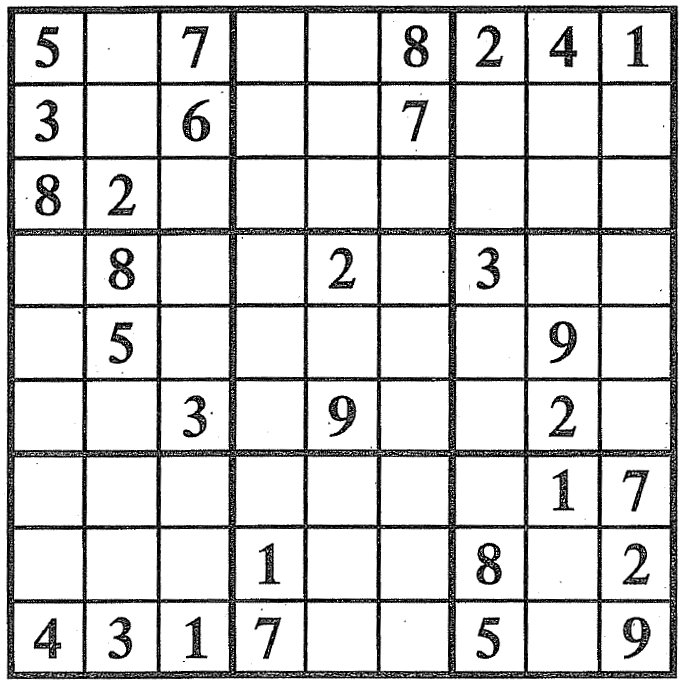
%> input picture SudokuSolver/4_Scanned2/scanned3.jpg, 687 x 685 px
$ octave part4.m   (GNU Octave 9; MATLAB toolbox functions it lacks are replaced by stand-ins)
%> lines starting %> are read from the running program, lines starting %| are printed output that depends on the picture; in (x1, y1, x2, y2) boxes, pixels count from 0 and x2, y2 are one past the last pixel; in counts of white or black regions, pixels touching at a corner belong together; the program's own positions count from 1
image = imread('scanned3.jpg');
%> image is the input picture: size 685x687x3 uint8; min 0, max 255, mean 214.6
image = im2bw(image,0.5);
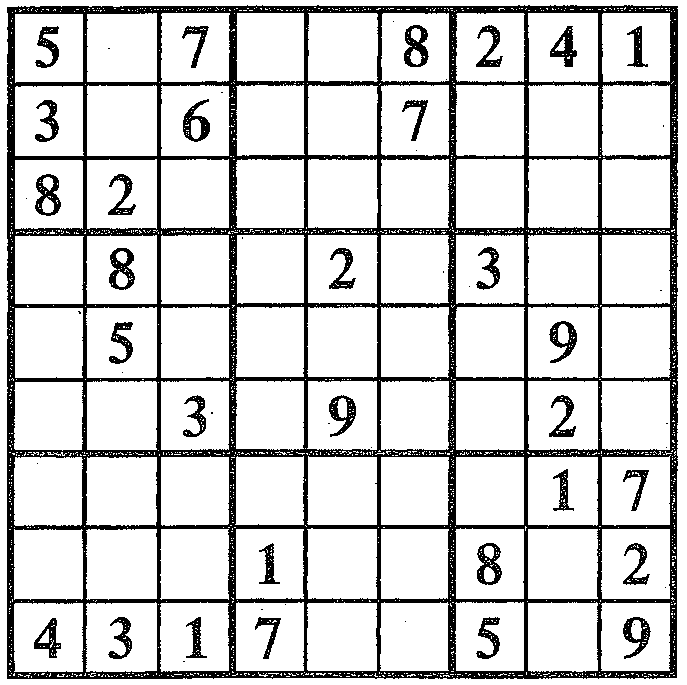
%> image: size 685x687 logical; 83.4% white; 57 black regions (26 under 20 px), largest, box (x1, y1, x2, y2) and area: (7, 5, 678, 679) 65143, (404, 25, 429, 67) 571, (109, 248, 135, 290) 566
im1 = ~image;
image = imclearborder(image);
%> image: size 685x687 logical; 79.2% white; 57 black regions (26 under 20 px), largest, box (x1, y1, x2, y2) and area: (0, 0, 687, 685) 85039, (404, 25, 429, 67) 571, (109, 248, 135, 290) 566


med = medfilt2(image);
%> med: size 685x687 logical; 78.3% white; 32 black regions (1 under 20 px), largest, box (x1, y1, x2, y2) and area: (0, 0, 687, 685) 88748, (109, 248, 135, 290) 596, (404, 25, 428, 67) 589

se = strel('square',8);
u1 = imclearborder(med);
u1 = imerode(u1,se);
%> u1: size 685x687 logical; 57.6% white; 31 black regions, largest, box (x1, y1, x2, y2) and area: (0, 0, 687, 685) 164822, (105, 244, 138, 293) 1417, (473, 539, 505, 588) 1397
u1 = imclearborder(u1);
u = imfill(u1,'holes');
%> u: size 685x687 logical; 65% white; 1 black region, box (x1, y1, x2, y2) and area: (0, 0, 687, 685) 164822
u = imdilate(u,se);
%> u: size 685x687 logical; 80.8% white; 1 black region, box (x1, y1, x2, y2) and area: (0, 0, 687, 685) 90188

med = xor(u,med);
%> med: size 685x687 logical; 3.2% white; 559 white regions (529 under 20 px), largest, box (x1, y1, x2, y2) and area: (109, 248, 135, 290) 596, (404, 25, 428, 67) 589, (477, 543, 502, 585) 589
se1 = strel('square',3);
c = fspecial('average');
med = imfilter(med,c);
%> med: size 685x687 logical; 2.9% white; 50 white regions (20 under 20 px), largest, box (x1, y1, x2, y2) and area: (109, 248, 135, 290) 601, (404, 25, 428, 67) 592, (477, 543, 502, 585) 590
med = imfilter(med,c);
%> med: size 685x687 logical; 2.9% white; 38 white regions (8 under 20 px), largest, box (x1, y1, x2, y2) and area: (109, 248, 135, 290) 601, (404, 25, 428, 67) 593, (477, 543, 502, 585) 591
med = imdilate(med,se1);
%> med: size 685x687 logical; 4.1% white; 38 white regions (7 under 20 px), largest, box (x1, y1, x2, y2) and area: (108, 247, 136, 291) 855, (476, 542, 503, 586) 841, (403, 24, 429, 68) 839

location=zeros(9,9);

i1 = imread('numbers4/1.jpg');
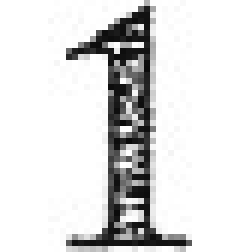
%> input picture SudokuSolver/output/part4/numbers4/1.jpg, 42 x 42 px (shown 6 times larger)
%> i1 is the input picture: size 42x42x3 uint8; min 9, max 255, mean 222.3
i1 = im2bw(i1,0.5);
%> i1: size 42x42 logical; 86.8% white; black in thin lines or dots, all inside (x1, y1, x2, y2) = (11, 1, 32, 41)
i1 = ~i1;
imshow(i1);

i2 = imread('numbers4/2.jpg');
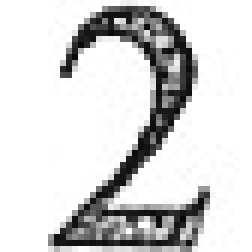
%> input picture SudokuSolver/output/part4/numbers4/2.jpg, 42 x 42 px (shown 6 times larger)
%> i2 is the input picture: size 42x42x3 uint8; min 8, max 255, mean 213.1
i2 = im2bw(i2,0.5);
%> i2: size 42x42 logical; 83.3% white; black in thin lines or dots, all inside (x1, y1, x2, y2) = (9, 1, 35, 41)
i2 = ~i2;


i3 = imread('numbers4/3.jpg');
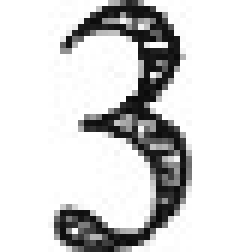
%> input picture SudokuSolver/output/part4/numbers4/3.jpg, 42 x 42 px (shown 6 times larger)
%> i3 is the input picture: size 42x42x3 uint8; min 9, max 255, mean 212.4
i3 = im2bw(i3,0.5);
%> i3: size 42x42 logical; 82.4% white; black in thin lines or dots, all inside (x1, y1, x2, y2) = (9, 0, 32, 42)
i3 = ~i3;

i4 = imread('numbers4/4.jpg');
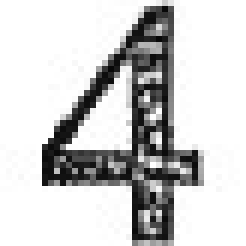
%> input picture SudokuSolver/output/part4/numbers4/4.jpg, 41 x 41 px (shown 6 times larger)
%> i4 is the input picture: size 41x41x3 uint8; min 7, max 255, mean 206.2
i4 = im2bw(i4,0.5);
%> i4: size 41x41 logical; 79.2% white; black in thin lines or dots, all inside (x1, y1, x2, y2) = (7, 1, 33, 41)
i4 = ~i4;

i5 = imread('numbers4/5.jpg');
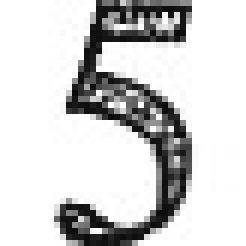
%> input picture SudokuSolver/output/part4/numbers4/5.jpg, 41 x 41 px (shown 6 times larger)
%> i5 is the input picture: size 41x41x3 uint8; min 9, max 255, mean 209.5
i5 = im2bw(i5,0.5);
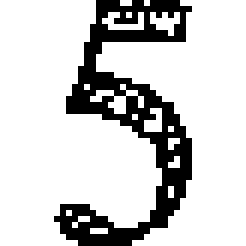
%> i5: size 41x41 logical (shown 6 times larger); 80.7% white; black in thin lines or dots, all inside (x1, y1, x2, y2) = (9, 0, 32, 41)
i5 = ~i5;

%> (the run ends here)
